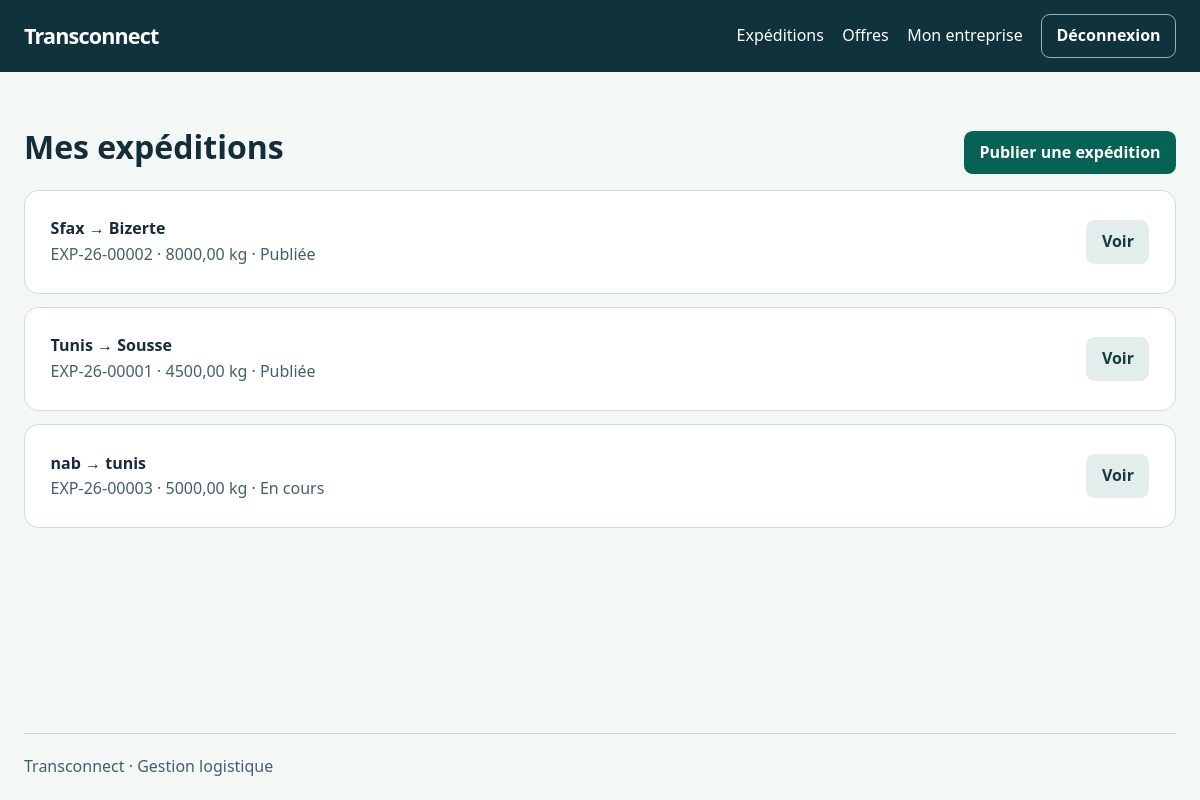
Page /expedition/list/ (signed in) on the committed database.
### ExpeditionApp/models.py (models this page shows, shortened)
class Expedition(models.Model):
    STATUT_CHOICES = [
        ('publiee', 'Publiée'),
        ('attribuee', 'Attribuée'),
        ('en_cours', 'En cours'),
        ('livree', 'Livrée'),
        ('annulee', 'Annulée'),
    ]
    reference = models.CharField(
        max_length=100,
        unique=True,
        validators=[reference_validator]
    )
    ville_depart = models.CharField(max_length=100)
    ville_arrivee = models.CharField(max_length=100)
    poids_kg = models.DecimalField(
        max_digits=10,
        decimal_places=2,
        default=Decimal('100.00'),
        validators=[MinValueValidator(Decimal('0.01'), "Le poids doit être strictement positif.")]
    )
    date_souhaitee = models.DateField(null=True, blank=True)
    description = models.TextField(blank=True, default='')
    statut = models.CharField(
        max_length=20,
        choices=STATUT_CHOICES,
        default='publiee'
    )
    entreprise = models.ForeignKey(
        'EntrepriseApp.Entreprise',
        on_delete=models.CASCADE,
        related_name='expeditions'
    )
    created_at = models.DateTimeField(auto_now_add=True)
    updated_at = models.DateTimeField(auto_now=True)
    @property
    def poids(self):
        return self.poids_kg
    @poids.setter
    def poids(self, value):
        self.poids_kg = value
    @property
    def status(self):
        return self.statut

### ExpeditionApp/views.py (the view)
# urls.py: path('list/', ExpeditionListView.as_view(), name='list_expeditions'),
class ExpeditionListView(ExpeditionReadMixin, ListView):
    template_name = 'expedition/list.html'
    context_object_name = 'liste'
    def get_queryset(self):
        return super().get_queryset().order_by('date_souhaitee', 'pk')

### ExpeditionApp/views.py (called while the page is built)
    def get_queryset(self):
        offers = Offre.objects.filter(expedition_id=OuterRef('pk'))
        expeditions = Expedition.objects.select_related('entreprise').annotate(has_offers=Exists(offers))
        if self.company.type_entreprise == 'chargeur':
            return expeditions.filter(entreprise=self.company)
        sent_offers = offers.filter(transporteur=self.company)
        return expeditions.filter(Q(statut='publiee') | Exists(sent_offers))

### config/access.py (called while the page is built)
def company_for(user):
    company = getattr(user, 'entreprise', None)
    if company and company.type_entreprise == user.role:
        return company
    return None

    def dispatch(self, request, *args, **kwargs):
        if not request.user.is_authenticated:
            return self.handle_no_permission()
        if request.user.role not in self.roles:
            raise PermissionDenied
        self.company = company_for(request.user)
        if self.require_company and not self.company:
            if request.method in ('GET', 'HEAD') and not hasattr(request.user, 'entreprise'):
                return redirect('entreprise_create')
            raise PermissionDenied
        return super().dispatch(request, *args, **kwargs)

### templates/expedition/list.html (shortened to what this page needs)
{% extends 'base.html' %}
{% block content %}
<div class="page-head">
    <h1>{% if user.role == 'chargeur' %}Mes expéditions{% else %}Expéditions{% endif %}</h1>
    {% if user.role == 'chargeur' %}<a class="button" href="{% url 'createview_expedition' %}">Publier une expédition</a>{% endif %}
</div>
{% for expedition in liste %}
<article class="row">
    <div><strong>{{ expedition.ville_depart }} → {{ expedition.ville_arrivee }}</strong><br>
    <span class="muted">{{ expedition.reference }} · {{ expedition.poids_kg }} kg · {{ expedition.get_statut_display }}</span></div>
    <a class="button secondary" href="{% url 'detailview_expedition' expedition.pk %}">Voir</a>
</article>
{% empty %}<p class="panel">Aucune expédition à afficher.</p>{% endfor %}
{% endblock %}

### EntrepriseApp/static/logistique/site.css (style rules this page uses)
:root { color-scheme: light; font: 100% / 1.6 system-ui, sans-serif; color: #142d38; background: #f3f7f6; }
* { box-sizing: border-box; }
body { margin: 0; min-height: 100vh; display: flex; flex-direction: column; }
.navigation, .nav-links, .page-head, .row, .actions { display: flex; flex-wrap: wrap; align-items: center; gap: .8rem; }
.navigation, .page-head, .row { justify-content: space-between; }
h1, h2 { line-height: 1.2; margin: 0 0 .65rem; }
a { color: #075a4e; }
.button { display: inline-flex; align-items: center; justify-content: center; padding: .5rem .9rem; border: 1px solid transparent; border-radius: .55rem; background: #066254; color: white; text-decoration: none; cursor: pointer; font: inherit; font-weight: 650; }
.button.secondary { background: #e3eeec; color: #163b40; }
.panel, .row { background: white; border: 1px solid #cfdddc; border-radius: .9rem; padding: clamp(1rem, 3vw, 1.6rem); }
.row, .page-head { margin-bottom: .8rem; }
.muted { color: #43616b; }

### rows in the picture
Expedition: ville_depart "Sfax", ville_arrivee "Bizerte", reference "EXP-26-00002", poids_kg "8000,00", statut "Publiée"
Expedition: ville_depart "Tunis", ville_arrivee "Sousse", reference "EXP-26-00001", poids_kg "4500,00", statut "Publiée"
Expedition: ville_depart "nab", ville_arrivee "tunis", reference "EXP-26-00003", poids_kg "5000,00", statut "En cours"
